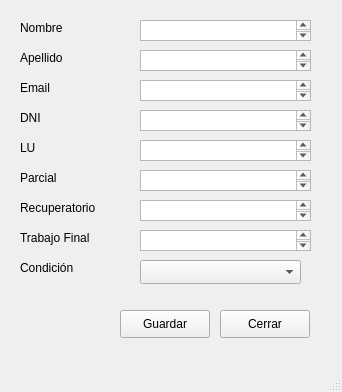
<?xml version="1.0" encoding="UTF-8"?>
<ui version="4.0">
 <class>MainWindow</class>
 <widget class="QMainWindow" name="MainWindow">
  <property name="geometry">
   <rect>
    <x>0</x>
    <y>0</y>
    <width>342</width>
    <height>392</height>
   </rect>
  </property>
  <property name="windowTitle">
   <string>MainWindow</string>
  </property>
  <widget class="QWidget" name="centralwidget">
   <widget class="QPushButton" name="btnGuardar">
    <property name="geometry">
     <rect>
      <x>120</x>
      <y>310</y>
      <width>90</width>
      <height>28</height>
     </rect>
    </property>
    <property name="text">
     <string>Guardar</string>
    </property>
   </widget>
   <widget class="QPushButton" name="btnCerrar">
    <property name="geometry">
     <rect>
      <x>220</x>
      <y>310</y>
      <width>90</width>
      <height>28</height>
     </rect>
    </property>
    <property name="text">
     <string>Cerrar</string>
    </property>
   </widget>
   <widget class="QComboBox" name="cboVariety">
    <property name="geometry">
     <rect>
      <x>140</x>
      <y>260</y>
      <width>161</width>
      <height>24</height>
     </rect>
    </property>
   </widget>
   <widget class="QLabel" name="label">
    <property name="geometry">
     <rect>
      <x>20</x>
      <y>20</y>
      <width>91</width>
      <height>16</height>
     </rect>
    </property>
    <property name="text">
     <string>Nombre</string>
    </property>
   </widget>
   <widget class="QLabel" name="label_2">
    <property name="geometry">
     <rect>
      <x>20</x>
      <y>50</y>
      <width>81</width>
      <height>16</height>
     </rect>
    </property>
    <property name="text">
     <string>Apellido</string>
    </property>
   </widget>
   <widget class="QLabel" name="label_3">
    <property name="geometry">
     <rect>
      <x>20</x>
      <y>80</y>
      <width>91</width>
      <height>16</height>
     </rect>
    </property>
    <property name="text">
     <string>Email</string>
    </property>
   </widget>
   <widget class="QLabel" name="label_4">
    <property name="geometry">
     <rect>
      <x>20</x>
      <y>110</y>
      <width>91</width>
      <height>16</height>
     </rect>
    </property>
    <property name="text">
     <string>DNI</string>
    </property>
   </widget>
   <widget class="QLabel" name="label_5">
    <property name="geometry">
     <rect>
      <x>20</x>
      <y>140</y>
      <width>58</width>
      <height>16</height>
     </rect>
    </property>
    <property name="text">
     <string>LU</string>
    </property>
   </widget>
   <widget class="QLabel" name="label_6">
    <property name="geometry">
     <rect>
      <x>20</x>
      <y>170</y>
      <width>58</width>
      <height>16</height>
     </rect>
    </property>
    <property name="text">
     <string>Parcial</string>
    </property>
   </widget>
   <widget class="QLabel" name="label_7">
    <property name="geometry">
     <rect>
      <x>20</x>
      <y>200</y>
      <width>101</width>
      <height>16</height>
     </rect>
    </property>
    <property name="text">
     <string>Recuperatorio</string>
    </property>
   </widget>
   <widget class="QLabel" name="label_8">
    <property name="geometry">
     <rect>
      <x>20</x>
      <y>230</y>
      <width>91</width>
      <height>16</height>
     </rect>
    </property>
    <property name="text">
     <string>Trabajo Final</string>
    </property>
   </widget>
   <widget class="QLabel" name="label_9">
    <property name="geometry">
     <rect>
      <x>20</x>
      <y>260</y>
      <width>91</width>
      <height>16</height>
     </rect>
    </property>
    <property name="text">
     <string>Condición</string>
    </property>
   </widget>
   <widget class="QTextEdit" name="textApellido">
    <property name="geometry">
     <rect>
      <x>140</x>
      <y>50</y>
      <width>171</width>
      <height>21</height>
     </rect>
    </property>
   </widget>
   <widget class="QTextEdit" name="textEmail">
    <property name="geometry">
     <rect>
      <x>140</x>
      <y>80</y>
      <width>171</width>
      <height>21</height>
     </rect>
    </property>
   </widget>
   <widget class="QTextEdit" name="textNombre">
    <property name="geometry">
     <rect>
      <x>140</x>
      <y>20</y>
      <width>171</width>
      <height>21</height>
     </rect>
    </property>
   </widget>
   <widget class="QTextEdit" name="textDNI">
    <property name="geometry">
     <rect>
      <x>140</x>
      <y>110</y>
      <width>171</width>
      <height>21</height>
     </rect>
    </property>
   </widget>
   <widget class="QTextEdit" name="textLU">
    <property name="geometry">
     <rect>
      <x>140</x>
      <y>140</y>
      <width>171</width>
      <height>21</height>
     </rect>
    </property>
   </widget>
   <widget class="QTextEdit" name="textParcial">
    <property name="geometry">
     <rect>
      <x>140</x>
      <y>170</y>
      <width>171</width>
      <height>21</height>
     </rect>
    </property>
   </widget>
   <widget class="QTextEdit" name="textRecu">
    <property name="geometry">
     <rect>
      <x>140</x>
      <y>200</y>
      <width>171</width>
      <height>21</height>
     </rect>
    </property>
   </widget>
   <widget class="QTextEdit" name="textTFinal">
    <property name="geometry">
     <rect>
      <x>140</x>
      <y>230</y>
      <width>171</width>
      <height>21</height>
     </rect>
    </property>
   </widget>
  </widget>
  <widget class="QMenuBar" name="menubar">
   <property name="geometry">
    <rect>
     <x>0</x>
     <y>0</y>
     <width>342</width>
     <height>22</height>
    </rect>
   </property>
  </widget>
  <widget class="QStatusBar" name="statusbar"/>
 </widget>
 <resources/>
 <connections/>
</ui>
